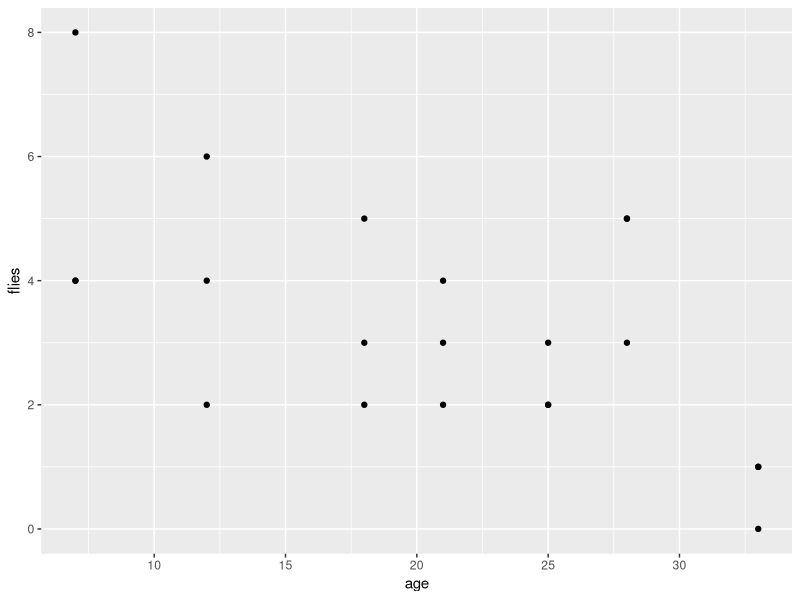
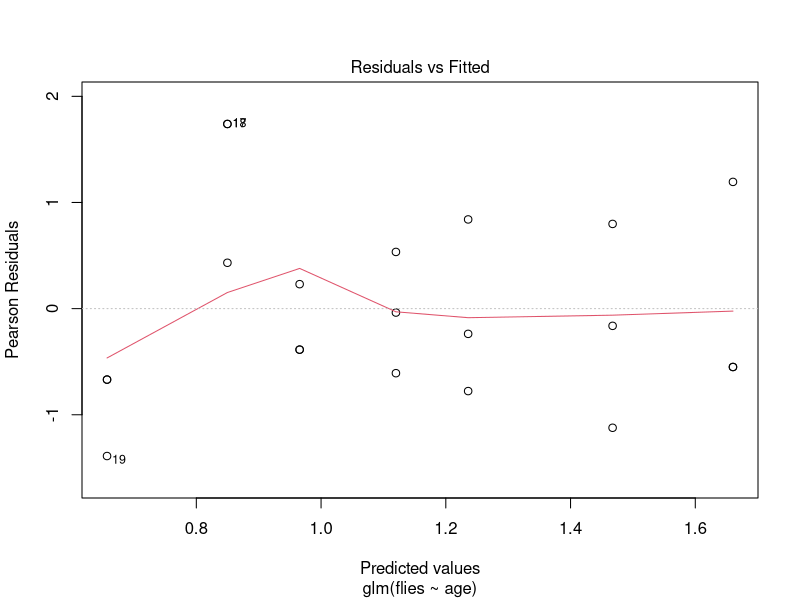
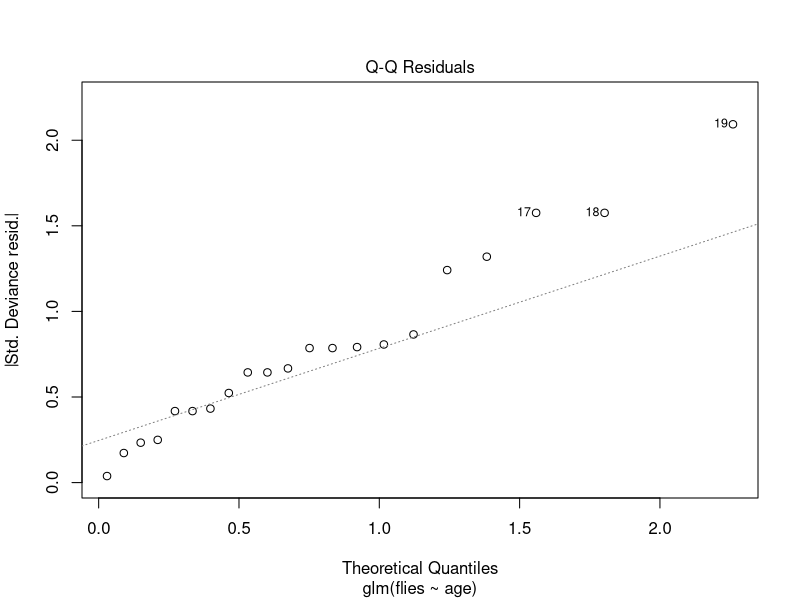
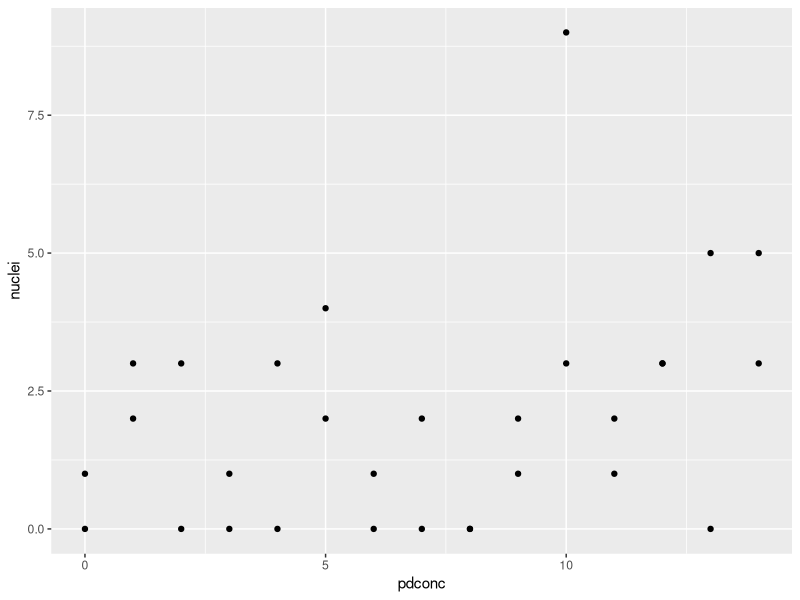
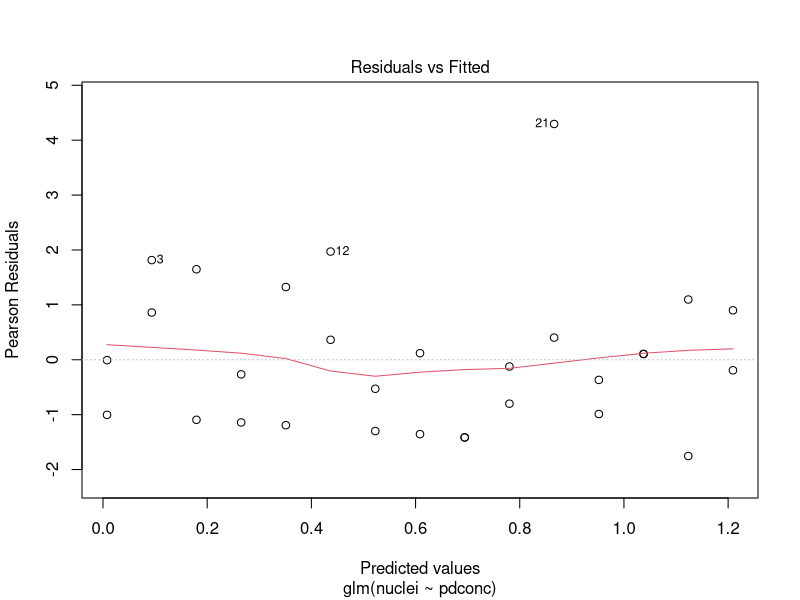
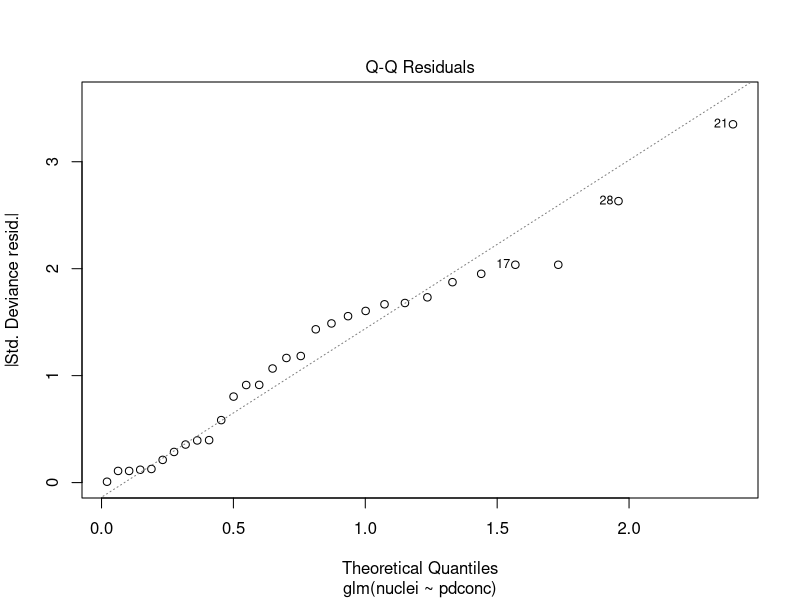
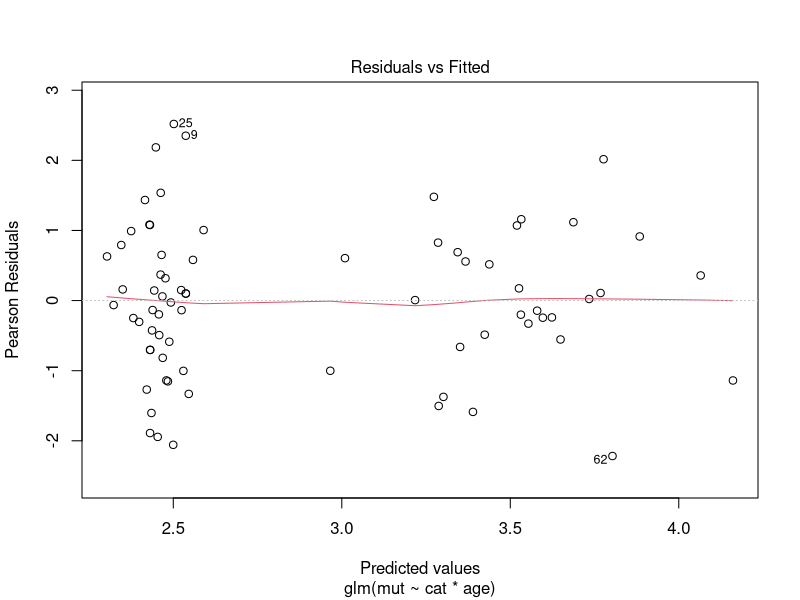
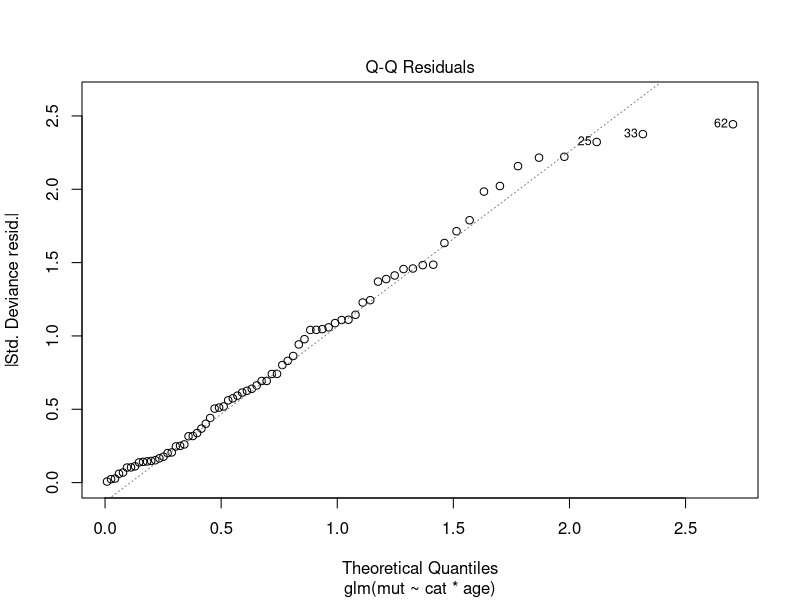

Write R code to recreate these figures, in order.
## ---- chunk 1
knitr::opts_chunk$set(include = FALSE,
                      message = FALSE,
                      warning = FALSE,
                      include = FALSE)
## ---- chunk 2
library(tidyverse)
library(multcomp)
## ---- chunk 3
# Disease progression in Parkinson's disease-associated mutants

# library(tidyverse)
# read in the data file
park <- read_table2("../data-raw/park.txt")

# check you understand the structure of the data
str(park)
# there are two numeric variables

# identify the response and explanatory variables
# the response is the number of flies in a vial that can climb to the given height within a set time; age is the explanatory variable

# make a quick plot of the data and summarise it
ggplot(data = park, aes(x = age, y = flies)) +
  geom_point()
# it looks at the fewer older flies are able to make the climb

# build a model with `glm()` and examine it using `summary()`
mod <- glm(data = park, flies ~ age, family = poisson)

# what are the model coefficients?
mod
exp(mod$coefficients)
# b0 is 1.9306 and b1 is -0.0386 
# the predicts 6.89 age 0 flies will be able to make the climb and this changes by a factor of 0.96 for each da (i.e., decreases)
# the equation of the line is ln(flies)  = 1.9306 -0.0386 × age or
# flies = 6.8935499 * 0.9621374^age

# what is the null deviance of the response? And the residual deviance of model? 
summary(mod)
# the Null deviance is 23.484  and the Residual deviance is 16.177  

# determine the reduction in deviance and whether it is significant 
# the deviance has reduced by 7.307
anova(mod, test = "Chisq")
# this is a significant reduction p = 0.006868

# evaluate whether the assumptions of the model are met
plot(mod, which = 1)
plot(mod, which = 2)
# these look 'ok' although the sample size is modest

# use `predict()` to make predictions for a set sensible values for the explanatory variable(s)   
# her I do it for ages from 10 to 30 days in steps of 5 days (5 values)
# create a data frame of the x values from which you want to predict
predict_for <- data.frame(age = seq(10, 30, 5))
# add predictions to that data.frame
predict_for$pred <- predict(mod, newdata = predict_for, type = "response")

# write a report on the results. This will be no more than a few sentences reporting the results and an accompanying figure which you also write to file. 
p <- ggplot(data = park, aes(x = age, y = flies)) +
  geom_point() +
geom_smooth(method = "glm",
              method.args = list(family = "poisson"),
              se = FALSE,
            colour = "black") +
  scale_x_continuous(expand = c(0, 0),
                     limits = c(0, 35),
                     name = "Age (days)") +
    scale_y_continuous(expand = c(0, 0.03),
                      breaks = seq(0, 10, 2),
                     limits = c(0, 10),
                     name = "Number of flies") +
  theme_classic()

ggsave("../figures/flies.tif", 
       plot = p, 
       device = "tiff",
       width = 3.2, 
       height = 3.2,
       units = "in",
       dpi = 300)
#
## ---- chunk 4
# The effect of a MAPK Kinase Inhibitor on the number of nuclei in neurons
# library(tidyverse)
# read in the data file
mapk <- read_table2("../data-raw/kinase.txt")

# check you understand the structure of the data
str(mapk)
# there are two numeric variables

# identify the response and explanatory variables
# the response is the number of nuclei in a call; pdconc, the concentration of PD089059 is the explanatory variable

# make a quick plot of the data and summarise it
ggplot(data = mapk, aes(x = pdconc, y = nuclei)) +
  geom_point()
# the three cells with the highest number of nuclei were treated with highest concentrations but the pattern is not strong.

# build a model with `glm()` and examine it using `summary()`
mod <- glm(data = mapk, nuclei ~ pdconc, family = poisson)

# what are the model coefficients?
mod
exp(mod$coefficients)
# b0 is 0.007736 and b1 is 0.085826   
# this predicts 1.007766 nuclei at concentration of zero. This changes by a factor of 1.089617 for each unit of concentration (ie., increases)
# the equation of the line is ln(nuclei)  = 0.007736 + 0.085826   × conc or
# nuclei = 1.007766 * 1.089617^conc

# what is the null deviance of the response? And the residual deviance of model? 
summary(mod)
# the Null deviance is 63.03  and the Residual deviance is 55.24  

# determine the reduction in deviance and whether it is significant 
# the deviance has reduced by 7.7891
anova(mod, test = "Chisq")
# this is a significant reduction p = 0.005256 

# evaluate whether the assumptions of the model are met
plot(mod, which = 1)
plot(mod, which = 2)
# these look 'ok' 

# use `predict()` to make predictions for a set sensible values for the explanatory variable(s)   
# her I do it for concentrations from 0 to 10 days in steps of 2.5 units.
# In reality, you probably wouldn't need this at the concentrations are already in nice round units - 0 - 14 in steps of one. So you could just predict for the model with
# mapk$pred <- predict(mod, type = "response")
# I've done it for different values just to provide another example fo doing it
# create a data frame of the x values from which you want to predict
predict_for <- data.frame(pdconc = seq(0, 10, 2.5))
# add predictions to that data.frame
predict_for$pred <- predict(mod, newdata = predict_for, type = "response")

# write a report on the results. This will be no more than a few sentences reporting the results and an accompanying figure which you also write to file. 
p <- ggplot(data = mapk, aes(x = pdconc, y = nuclei)) +
  geom_point() +
geom_smooth(method = "glm",
              method.args = list(family = "poisson"),
              se = FALSE,
            colour = "black") +
  scale_x_continuous(expand = c(0, 0),
                     limits = c(0, 15),
                     name = "PD089059 concentration (arbitrary units)") +
    scale_y_continuous(expand = c(0, 0.03),
                      breaks = seq(0, 10, 1),
                     limits = c(0, 10),
                     name = "Number of nuclei") +
  theme_classic()

ggsave("../figures/mapk.tif", 
       plot = p, 
       device = "tiff",
       width = 3.2, 
       height = 3.2,
       units = "in",
       dpi = 300)


## ---- chunk 5
# The effect of age and cancer status on the number of mutations in a hypermutable tetranucleotide marker
# read in the data file
mutation <- read_table2("../data-raw/mutation.txt")

# check you understand the structure of the data
str(mutation)
# there are three variables and 73 observations. Two variables are numbers, 
# one is a factor with two levels

# identify the response and explanatory variables
# the response is 'mut'; the explanatory variables are 'age' and 'cat'

# build a model with `glm()`
mod <- glm(data = mutation, mut ~ cat * age, family = "poisson")

# examine the model result using `summary()` and `anova()`
summary(mod)
anova(mod, test = "Chisq")

# what are the model estimates?
# can be read from summary or accessed like this:
mod$coefficients

# the model estimates are logged (to base e), therefore need to be antilogged for interpretation. Antilog is exp()
exp(mod$coefficients) 
# (Intercept)     cattumour           age cattumour:age 
#    7.863668      1.335158      1.008159      1.015422  

# interpret the results 
# the intercept is the number of mutations when the cat factor is control (level 1) and age is zero, 7.89 mutations. This increases but not significantly, by a factor of 1.34 in the tumour group. For every unit increase in age in the control group, the number of mutations increases by a factor of 1.01 (NS) but there is a bigger effect of age on the number of mutations in the tumour group. Based on the effects of cat and age we would expect an increasee of 7.863668*1.008159*1.335158 = 10.5849 mutations per unit of age in the tumour group. But we get 7.863668*1.008159*1.335158*1.015422 = 10.74814

# one way to help you think about the results is to make the predictions
# this requires creating a data frame of the x values fromn which you want to predict
predict_for <- data.frame(cat = rep(c("control", "tumour"), each = 3), age = rep(c(0:2), times = 2))
# then predicting
predict_for$pred <- predict(mod, newdata = predict_for, type = "response")
# The Analysis of Deviance Table shows that the effects of age, cat and the interaction between them are significant.
# For glm() it is deviance rather than variance that tells us about model fit.

# use `plot(mod, which = 1)` and `plot(mod, which = 2)` to examine the assumptions
plot(mod, which = 1)
plot(mod, which = 2)
# These look ok.

# plot
ggplot(data = mutation, aes(x = age, y = mut, colour = cat)) +
  geom_point() + 
  geom_smooth(method = "glm",
              method.args = list(family = "poisson"),
              se = FALSE) +
  scale_color_manual(values = c("black", "gray75"), 
                       name = "Patient\nCategory",
                       labels = c("Control", "Tumour")) +
  xlab("Age (years)") +
  ylab("Number of mutations") +
  theme_classic()
